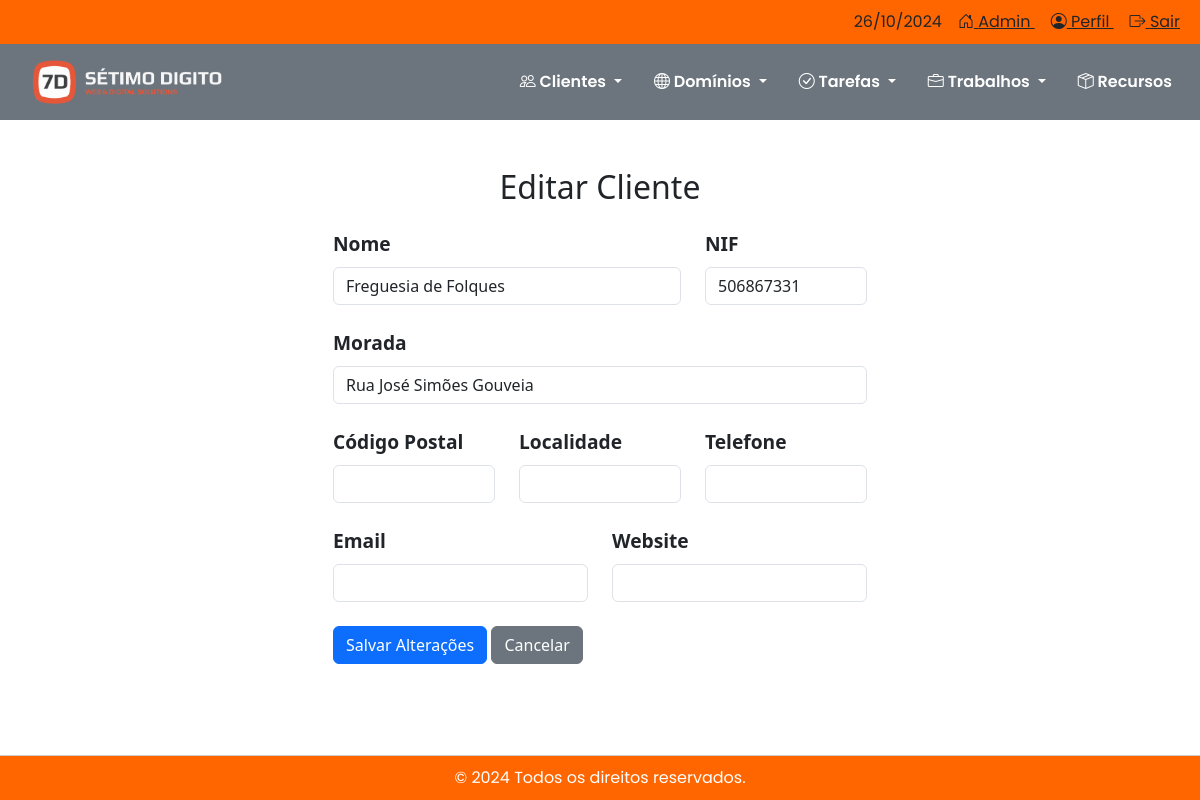
The app's page /clientes/editar/3/ with its own data.
### clientes/models.py (models this page shows, shortened)
class Cliente(models.Model):
    nome = models.CharField(max_length=255)
    nif = models.CharField(max_length=9, verbose_name='Número de Identificação Fiscal')
    morada = models.CharField(max_length=255, blank=True, null=True)
    codigo_postal = models.CharField(max_length=10, blank=True, null=True)
    localidade = models.CharField(max_length=100, blank=True, null=True)
    telefone = models.CharField(max_length=15, blank=True, null=True)
    email = models.EmailField(blank=True, null=True)
    website = models.URLField(blank=True, null=True)
    cliente_desde = models.DateField(blank=True, null=True)

### clientes/views.py (the view)
# urls.py: path('clientes/editar/<int:cliente_id>/', views.editar_cliente, name='editar_cliente'),
def editar_cliente(request, cliente_id):
    cliente = get_object_or_404(Cliente, pk=cliente_id)
    if request.method == 'POST':
        form = ClienteForm(request.POST, instance=cliente)
        if form.is_valid():
            form.save()
            return redirect('listar_clientes')
    else:
        form = ClienteForm(instance=cliente)
    return render(request, 'clientes/editar_cliente.html', {'form': form, 'cliente': cliente})

### clientes/forms.py
class ClienteForm(forms.ModelForm):
    class Meta:
        model = Cliente
        fields = ['nome', 'nif', 'morada', 'codigo_postal', 'localidade', 'telefone', 'email', 'website']

### clientes/templatetags/form_tags.py (called while the page is built)
@register.filter
def add_class(field, css_class):
    return field.as_widget(attrs={'class': css_class})

### clientes/templates/clientes/editar_cliente.html (shortened to what this page needs)
{% extends 'base.html' %}
{% load static %}
{% load form_tags %}
{% block content %}
<div class="container mt-5" style="max-width: 50%; margin: 0 auto;">
    <h2 class="text-center mb-4">Editar Cliente</h2>
    <form method="POST">
        <div class="row mb-4">
            <div class="col-md-8">
                <label for="id_nome" class="form-label" style="font-size: 1.2rem; font-weight: bold;">Nome</label>
                {{ form.nome|add_class:"form-control" }}
            </div>
            <div class="col-md-4">
                <label for="id_nif" class="form-label" style="font-size: 1.2rem; font-weight: bold;">NIF</label>
                {{ form.nif|add_class:"form-control" }}
            </div>
        </div>
        <div class="mb-4">
            <label for="id_morada" class="form-label" style="font-size: 1.2rem; font-weight: bold;">Morada</label>
            {{ form.morada|add_class:"form-control" }}
        </div>
        <div class="row mb-4">
            <div class="col-md-4">
                <label for="id_codigo_postal" class="form-label" style="font-size: 1.2rem; font-weight: bold;">Código Postal</label>
                {{ form.codigo_postal|add_class:"form-control" }}
            </div>
            <div class="col-md-4">
                <label for="id_localidade" class="form-label" style="font-size: 1.2rem; font-weight: bold;">Localidade</label>
                {{ form.localidade|add_class:"form-control" }}
            </div>
            <div class="col-md-4">
                <label for="id_telefone" class="form-label" style="font-size: 1.2rem; font-weight: bold;">Telefone</label>
                {{ form.telefone|add_class:"form-control" }}
            </div>
        </div>
        <div class="row mb-4">
            <div class="col-md-6">
                <label for="id_email" class="form-label" style="font-size: 1.2rem; font-weight: bold;">Email</label>
                {{ form.email|add_class:"form-control" }}
            </div>
            <div class="col-md-6">
                <label for="id_website" class="form-label" style="font-size: 1.2rem; font-weight: bold;">Website</label>
                {{ form.website|add_class:"form-control" }}
            </div>
        </div>
        <button type="submit" class="btn btn-primary">Salvar Alterações</button>
        <a href="{% url 'listar_clientes' %}" class="btn btn-secondary">Cancelar</a>
    </form>
    <div style="height: 50px;"></div>
</div>
{% endblock %}

### static/css/styles.css (style rules this page uses)
html, body { height: 100%; margin: 0; padding: 0; }
.container { flex-grow: 1; }

### records on screen
Cliente: nome "Freguesia de Folques", nif "506867331", morada "Rua José Simões Gouveia"

### other values on screen
{{ today }} "26/10/2024"
{{ current_year }} "2024"
